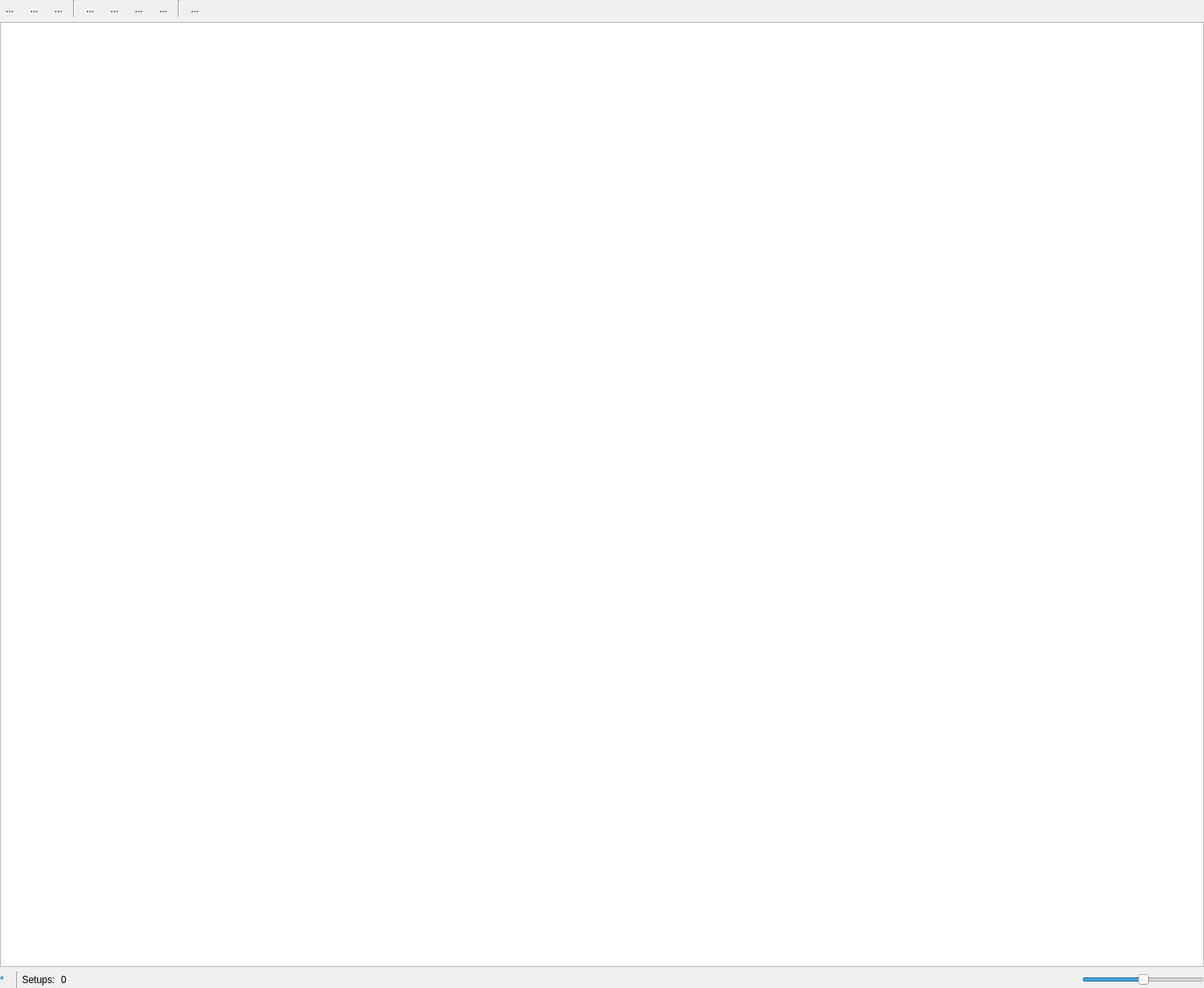
<?xml version="1.0" encoding="UTF-8"?>
<ui version="4.0">
 <class>Form</class>
 <widget class="QWidget" name="Form">
  <property name="geometry">
   <rect>
    <x>0</x>
    <y>0</y>
    <width>1483</width>
    <height>1217</height>
   </rect>
  </property>
  <property name="windowTitle">
   <string>Form</string>
  </property>
  <layout class="QVBoxLayout" name="verticalLayout">
   <property name="leftMargin">
    <number>0</number>
   </property>
   <property name="topMargin">
    <number>0</number>
   </property>
   <property name="rightMargin">
    <number>0</number>
   </property>
   <property name="bottomMargin">
    <number>0</number>
   </property>
   <item>
    <widget class="QWidget" name="widget_3" native="true">
     <property name="sizePolicy">
      <sizepolicy hsizetype="Preferred" vsizetype="Maximum">
       <horstretch>0</horstretch>
       <verstretch>0</verstretch>
      </sizepolicy>
     </property>
     <property name="maximumSize">
      <size>
       <width>16777215</width>
       <height>16777215</height>
      </size>
     </property>
     <layout class="QHBoxLayout" name="horizontalLayout_4">
      <property name="leftMargin">
       <number>0</number>
      </property>
      <property name="topMargin">
       <number>0</number>
      </property>
      <property name="rightMargin">
       <number>0</number>
      </property>
      <property name="bottomMargin">
       <number>0</number>
      </property>
      <item>
       <widget class="QToolButton" name="tbNewSetups">
        <property name="acceptDrops">
         <bool>false</bool>
        </property>
        <property name="toolTip">
         <string>Create a new setup pool</string>
        </property>
        <property name="styleSheet">
         <string notr="true">QToolButton::menu-indicator { image: none; }</string>
        </property>
        <property name="text">
         <string>...</string>
        </property>
        <property name="icon">
         <iconset resource="svg/dark_icons.qrc">
          <normaloff>:/pktk/images/normal/file_new</normaloff>
          <disabledoff>:/pktk/images/disabled/file_new</disabledoff>:/pktk/images/normal/file_new</iconset>
        </property>
        <property name="popupMode">
         <enum>QToolButton::InstantPopup</enum>
        </property>
        <property name="autoRaise">
         <bool>true</bool>
        </property>
        <property name="arrowType">
         <enum>Qt::NoArrow</enum>
        </property>
       </widget>
      </item>
      <item>
       <widget class="QToolButton" name="tbLoadSetups">
        <property name="acceptDrops">
         <bool>false</bool>
        </property>
        <property name="toolTip">
         <string>Load setup pool from an external file</string>
        </property>
        <property name="styleSheet">
         <string notr="true">QToolButton::menu-indicator { image: none; }</string>
        </property>
        <property name="text">
         <string>...</string>
        </property>
        <property name="icon">
         <iconset resource="svg/dark_icons.qrc">
          <normaloff>:/pktk/images/normal/folder_open</normaloff>
          <disabledoff>:/pktk/images/disabled/folder_open</disabledoff>:/pktk/images/normal/folder_open</iconset>
        </property>
        <property name="popupMode">
         <enum>QToolButton::InstantPopup</enum>
        </property>
        <property name="autoRaise">
         <bool>true</bool>
        </property>
        <property name="arrowType">
         <enum>Qt::NoArrow</enum>
        </property>
       </widget>
      </item>
      <item>
       <widget class="QToolButton" name="tbSaveSetups">
        <property name="acceptDrops">
         <bool>false</bool>
        </property>
        <property name="toolTip">
         <string>Save setup pool to an external file</string>
        </property>
        <property name="text">
         <string>...</string>
        </property>
        <property name="icon">
         <iconset resource="svg/dark_icons.qrc">
          <normaloff>:/pktk/images/normal/file_save</normaloff>
          <disabledoff>:/pktk/images/disabled/file_save</disabledoff>:/pktk/images/normal/file_save</iconset>
        </property>
        <property name="autoRaise">
         <bool>true</bool>
        </property>
       </widget>
      </item>
      <item>
       <widget class="Line" name="line">
        <property name="orientation">
         <enum>Qt::Vertical</enum>
        </property>
       </widget>
      </item>
      <item>
       <widget class="QToolButton" name="tbNewSetup">
        <property name="acceptDrops">
         <bool>false</bool>
        </property>
        <property name="toolTip">
         <string>Create a new setup</string>
        </property>
        <property name="styleSheet">
         <string notr="true">QToolButton::menu-indicator { image: none; }</string>
        </property>
        <property name="text">
         <string>...</string>
        </property>
        <property name="icon">
         <iconset resource="svg/dark_icons.qrc">
          <normaloff>:/pktk/images/normal/file_add</normaloff>
          <disabledoff>:/pktk/images/disabled/file_add</disabledoff>:/pktk/images/normal/file_add</iconset>
        </property>
        <property name="popupMode">
         <enum>QToolButton::InstantPopup</enum>
        </property>
        <property name="autoRaise">
         <bool>true</bool>
        </property>
        <property name="arrowType">
         <enum>Qt::NoArrow</enum>
        </property>
       </widget>
      </item>
      <item>
       <widget class="QToolButton" name="tbNewGroup">
        <property name="acceptDrops">
         <bool>false</bool>
        </property>
        <property name="toolTip">
         <string>Create a new group</string>
        </property>
        <property name="styleSheet">
         <string notr="true">QToolButton::menu-indicator { image: none; }</string>
        </property>
        <property name="text">
         <string>...</string>
        </property>
        <property name="icon">
         <iconset resource="svg/dark_icons.qrc">
          <normaloff>:/pktk/images/normal/folder_open_add</normaloff>
          <disabledoff>:/pktk/images/disabled/folder_open_add</disabledoff>:/pktk/images/normal/folder_open_add</iconset>
        </property>
        <property name="popupMode">
         <enum>QToolButton::InstantPopup</enum>
        </property>
        <property name="autoRaise">
         <bool>true</bool>
        </property>
        <property name="arrowType">
         <enum>Qt::NoArrow</enum>
        </property>
       </widget>
      </item>
      <item>
       <widget class="QToolButton" name="tbEdit">
        <property name="acceptDrops">
         <bool>false</bool>
        </property>
        <property name="toolTip">
         <string>Edit</string>
        </property>
        <property name="styleSheet">
         <string notr="true">QToolButton::menu-indicator { image: none; }</string>
        </property>
        <property name="text">
         <string>...</string>
        </property>
        <property name="icon">
         <iconset resource="svg/dark_icons.qrc">
          <normaloff>:/pktk/images/normal/edit</normaloff>
          <disabledoff>:/pktk/images/disabled/edit</disabledoff>:/pktk/images/normal/edit</iconset>
        </property>
        <property name="popupMode">
         <enum>QToolButton::DelayedPopup</enum>
        </property>
        <property name="autoRaise">
         <bool>true</bool>
        </property>
        <property name="arrowType">
         <enum>Qt::NoArrow</enum>
        </property>
       </widget>
      </item>
      <item>
       <widget class="QToolButton" name="tbDelete">
        <property name="toolTip">
         <string>Delete</string>
        </property>
        <property name="text">
         <string>...</string>
        </property>
        <property name="icon">
         <iconset>
          <normalon>:/pktk/images/normal/delete</normalon>
          <disabledon>:/pktk/images/disabled/delete</disabledon>
         </iconset>
        </property>
        <property name="autoRaise">
         <bool>true</bool>
        </property>
       </widget>
      </item>
      <item>
       <widget class="Line" name="line_2">
        <property name="orientation">
         <enum>Qt::Vertical</enum>
        </property>
       </widget>
      </item>
      <item>
       <widget class="QToolButton" name="tbApplySetup">
        <property name="toolTip">
         <string>Apply setup</string>
        </property>
        <property name="text">
         <string>...</string>
        </property>
        <property name="icon">
         <iconset resource="svg/dark_icons.qrc">
          <normaloff>:/pktk/images/normal/tune_apply</normaloff>
          <disabledoff>:/pktk/images/disabled/tune_apply</disabledoff>:/pktk/images/normal/tune_apply</iconset>
        </property>
        <property name="autoRaise">
         <bool>true</bool>
        </property>
       </widget>
      </item>
      <item>
       <spacer name="horizontalSpacer_3">
        <property name="orientation">
         <enum>Qt::Horizontal</enum>
        </property>
        <property name="sizeHint" stdset="0">
         <size>
          <width>40</width>
          <height>20</height>
         </size>
        </property>
       </spacer>
      </item>
     </layout>
    </widget>
   </item>
   <item>
    <widget class="WSetupManagerTv" name="tvSetups">
     <property name="editTriggers">
      <set>QAbstractItemView::NoEditTriggers</set>
     </property>
     <property name="dragEnabled">
      <bool>true</bool>
     </property>
     <property name="dragDropMode">
      <enum>QAbstractItemView::InternalMove</enum>
     </property>
     <property name="alternatingRowColors">
      <bool>true</bool>
     </property>
    </widget>
   </item>
   <item>
    <widget class="QWidget" name="widget_4" native="true">
     <layout class="QHBoxLayout" name="horizontalLayout_3">
      <property name="spacing">
       <number>4</number>
      </property>
      <property name="leftMargin">
       <number>0</number>
      </property>
      <property name="topMargin">
       <number>0</number>
      </property>
      <property name="rightMargin">
       <number>0</number>
      </property>
      <property name="bottomMargin">
       <number>0</number>
      </property>
      <item>
       <widget class="QLabel" name="lblNfoSetupModified">
        <property name="font">
         <font>
          <weight>75</weight>
          <bold>true</bold>
         </font>
        </property>
        <property name="toolTip">
         <string>Setup has been modified</string>
        </property>
        <property name="styleSheet">
         <string notr="true">color: palette(Highlight)</string>
        </property>
        <property name="text">
         <string>*</string>
        </property>
       </widget>
      </item>
      <item>
       <widget class="QLabel" name="lblNfoSetupFile">
        <property name="sizePolicy">
         <sizepolicy hsizetype="Maximum" vsizetype="Preferred">
          <horstretch>0</horstretch>
          <verstretch>0</verstretch>
         </sizepolicy>
        </property>
        <property name="font">
         <font>
          <italic>true</italic>
         </font>
        </property>
        <property name="toolTip">
         <string>Current available setups</string>
        </property>
        <property name="text">
         <string>&lt;New setups&gt;</string>
        </property>
       </widget>
      </item>
      <item>
       <widget class="Line" name="line_3">
        <property name="orientation">
         <enum>Qt::Vertical</enum>
        </property>
       </widget>
      </item>
      <item>
       <widget class="QLabel" name="label">
        <property name="sizePolicy">
         <sizepolicy hsizetype="Minimum" vsizetype="Preferred">
          <horstretch>0</horstretch>
          <verstretch>0</verstretch>
         </sizepolicy>
        </property>
        <property name="toolTip">
         <string>Current available setups</string>
        </property>
        <property name="text">
         <string>Setups: </string>
        </property>
       </widget>
      </item>
      <item>
       <widget class="QLabel" name="lblNbSetups">
        <property name="sizePolicy">
         <sizepolicy hsizetype="Minimum" vsizetype="Preferred">
          <horstretch>0</horstretch>
          <verstretch>0</verstretch>
         </sizepolicy>
        </property>
        <property name="toolTip">
         <string>Current available setups</string>
        </property>
        <property name="text">
         <string>0</string>
        </property>
       </widget>
      </item>
      <item>
       <spacer name="horizontalSpacer">
        <property name="orientation">
         <enum>Qt::Horizontal</enum>
        </property>
        <property name="sizeHint" stdset="0">
         <size>
          <width>40</width>
          <height>20</height>
         </size>
        </property>
       </spacer>
      </item>
      <item>
       <widget class="QSlider" name="hsIconSize">
        <property name="maximumSize">
         <size>
          <width>150</width>
          <height>16777215</height>
         </size>
        </property>
        <property name="toolTip">
         <string>Icon size</string>
        </property>
        <property name="maximum">
         <number>6</number>
        </property>
        <property name="pageStep">
         <number>1</number>
        </property>
        <property name="value">
         <number>3</number>
        </property>
        <property name="orientation">
         <enum>Qt::Horizontal</enum>
        </property>
        <property name="invertedAppearance">
         <bool>false</bool>
        </property>
       </widget>
      </item>
     </layout>
    </widget>
   </item>
  </layout>
 </widget>
 <customwidgets>
  <customwidget>
   <class>WSetupManagerTv</class>
   <extends>QTreeView</extends>
   <header>.pktk.widgets.wsetupmanager</header>
  </customwidget>
 </customwidgets>
 <resources>
  <include location="svg/dark_icons.qrc"/>
 </resources>
 <connections/>
</ui>
